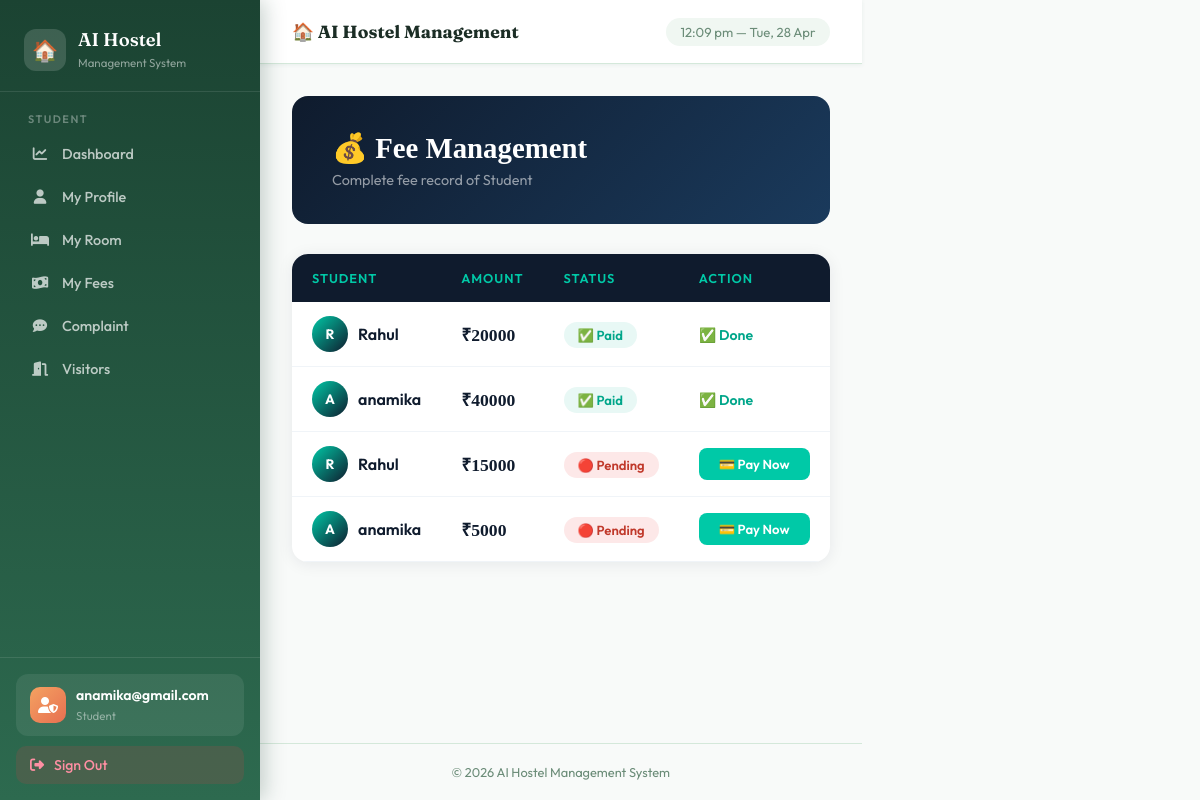
Screenshot of /fee/ (signed in) with the database file from the repository.
### hostel_app/models.py (models this page shows, shortened)
class Fee(models.Model):
    student = models.ForeignKey(Student, on_delete=models.CASCADE)
    amount = models.IntegerField()
    status = models.CharField(max_length=10, default="Pending")
    due_date = models.DateField(null=True, blank=True)

class Student(models.Model):
    user = models.OneToOneField(User, on_delete=models.CASCADE, null=True, blank=True)
    name = models.CharField(max_length=100)
    email = models.EmailField(unique=True)
    phone = models.CharField(max_length=15)
    course = models.CharField(max_length=100)
    room_number = models.IntegerField(null=True, blank=True)

### hostel_app/views.py (the view)
# urls.py: path('fee/', views.fee, name='fee'),
@login_required(login_url='login')
def fee(request):
    students = Student.objects.all()
    if request.method == "POST":
        student_id = request.POST.get("student")
        amount = request.POST.get("amount")
        Fee.objects.create(student_id=student_id, amount=amount, status="Pending")
        return redirect('fee')
    fees = Fee.objects.all()
    return render(request, 'hostel_app/fee.html', {'students': students, 'fees': fees})

### hostel_app/templates/hostel_app/fee.html (shortened to what this page needs)
{% extends 'hostel_app/base.html' %}
{% block content %}
<div style="
    background: linear-gradient(135deg, #0f1b2d 0%, #1a3a5c 100%);
    border-radius: 16px;
    padding: 35px 40px;
    margin-bottom: 30px;
    display: flex;
    align-items: center;
    justify-content: space-between;
">
    <div>
        <h2 style="font-family:'Playfair Display',serif; color:white; font-size:1.8rem; margin-bottom:6px;">💰 Fee Management</h2>
        <p style="color:rgba(255,255,255,0.55); font-size:0.9rem;">Complete fee record of Student</p>
    </div>
</div>
<div style="
    background: white;
    border-radius: 16px;
    overflow: hidden;
    box-shadow: 0 2px 16px rgba(15,27,45,0.08);
">
    <table style="width:100%; border-collapse:collapse;">
        <thead>
            <tr style="background: #0f1b2d;">
                <th style="padding:16px 20px; text-align:left; color:#00c9a7; font-size:0.8rem; text-transform:uppercase; letter-spacing:1px; font-weight:600;">Student</th>
                <th style="padding:16px 20px; text-align:left; color:#00c9a7; font-size:0.8rem; text-transform:uppercase; letter-spacing:1px; font-weight:600;">Amount</th>
                <th style="padding:16px 20px; text-align:left; color:#00c9a7; font-size:0.8rem; text-transform:uppercase; letter-spacing:1px; font-weight:600;">Status</th>
                <th style="padding:16px 20px; text-align:left; color:#00c9a7; font-size:0.8rem; text-transform:uppercase; letter-spacing:1px; font-weight:600;">Action</th>
            </tr>
        </thead>
        <tbody>
            {% for f in fees %}
            <tr style="border-bottom:1px solid #f0f4f8;"
                onmouseover="this.style.background='#f8fbff'"
                onmouseout="this.style.background='white'">
                <td style="padding:14px 20px;">
                    <div style="display:flex; align-items:center; gap:10px;">
                        <div style="
                            width:36px; height:36px;
                            background: linear-gradient(135deg, #00c9a7, #0f1b2d);
                            border-radius:50%;
                            display:flex; align-items:center; justify-content:center;
                            color:white; font-weight:700; font-size:0.85rem;
                        ">
                            {{ f.student.name|slice:":1"|upper }}
                        </div>
                        <span style="font-weight:600; color:#0f1b2d;">{{ f.student.name }}</span>
                    </div>
                </td>
                <td style="padding:14px 20px;">
                    <span style="font-family:'Playfair Display',serif; font-size:1.1rem; color:#0f1b2d; font-weight:700;">
                        ₹{{ f.amount }}
                    </span>
                </td>
                <td style="padding:14px 20px;">
                    {% if f.status == "Pending" %}
                        <span style="background:#fde8e8; color:#c0392b; padding:5px 14px; border-radius:20px; font-size:0.82rem; font-weight:600;">
                            🔴 Pending
                        </span>
                    {% else %}
                        <span style="background:#e8f8f5; color:#00a68a; padding:5px 14px; border-radius:20px; font-size:0.82rem; font-weight:600;">
                            ✅ Paid
                        </span>
                    {% endif %}
                </td>
                <td style="padding:14px 20px;">
                    {% if f.status == "Pending" %}
                        <a href="/pay_fee/{{ f.id }}/" style="
                            display:inline-block;
                            padding:8px 20px;
                            background: #00c9a7;
                            color: white;
                            text-decoration: none;
                            border-radius: 8px;
                            font-size: 0.82rem;
                            font-weight: 600;
                            transition: background 0.2s;
                        "
                        onmouseover="this.style.background='#00a68a'"
                        onmouseout="this.style.background='#00c9a7'">
                            💳 Pay Now
                        </a>
                    {% else %}
                        <span style="color:#00a68a; font-weight:600; font-size:0.88rem;">✅ Done</span>
                    {% endif %}
                </td>
            </tr>
            {% endfor %}
        </tbody>
    </table>
</div>
{% endblock %}

### hostel_app/templates/hostel_app/base.html (shortened to what this page needs)
<!DOCTYPE html>
<html lang="en">
<head>
<link href="https://cdnjs.cloudflare.com/ajax/libs/font-awesome/6.5.0/css/all.min.css" rel="stylesheet">
</head>
<body>
<div style="display:flex;">
<aside class="sidebar">
<div class="sidebar-brand">
<div class="logo">
<div class="logo-icon">🏠</div>
<div>
<h2>AI Hostel</h2>
<span>Management System</span>
</div>
</div>
</div>
<nav class="sidebar-nav">
{% if request.user.is_staff %}
<div class="nav-section">
<div class="nav-section-title">Main</div>
<a href="/"><i class="fas fa-house"></i> Home</a>
<a href="/dashboard/"><i class="fas fa-chart-line"></i> Dashboard</a>
</div>
<div class="nav-section">
<div class="nav-section-title">Management</div>
<a href="/add-student/"><i class="fas fa-user-plus"></i> Add Student</a>
<a href="/students/"><i class="fas fa-users"></i> Students</a>
<a href="/rooms/"><i class="fas fa-bed"></i> Rooms</a>
<a href="/fees/"><i class="fas fa-money-bill-wave"></i> Fees</a>
</div>
<div class="nav-section">
<div class="nav-section-title">Support</div>
<a href="/complaint/"><i class="fas fa-comment-dots"></i> Complaints</a>
<a href="/visitor/"><i class="fas fa-door-open"></i> Visitors</a>
</div>
{% else %}
<div class="nav-section">
<div class="nav-section-title">Student</div>
<a href="{% url 'student_dashboard' %}">
<i class="fas fa-chart-line"></i> Dashboard
</a>
<a href="{% url 'student_profile' %}">
<i class="fas fa-user"></i> My Profile
</a>
<a href="{% url 'my_room' %}">
<i class="fas fa-bed"></i> My Room
</a>
<a href="{% url 'my_fees' %}">
<i class="fas fa-money-bill-wave"></i> My Fees
</a>
<a href="{% url 'student_complaint' %}">
<i class="fas fa-comment-dots"></i> Complaint
</a>
<a href="{% url 'visitor_request' %}">
<i class="fas fa-door-open"></i> Visitors
</a>
</div>
{% endif %}
</nav>
<div class="sidebar-bottom">
<div class="admin-badge">
<div class="admin-avatar">
<i class="fas fa-user-shield"></i>
</div>
<div class="admin-info">
<h4>{{ request.user.username|default:"User" }}</h4>
<span>
{% if request.user.is_staff %}
Administrator
{% else %}
Student
{% endif %}
</span>
</div>
</div>
<a href="{% url 'logout' %}" class="logout-btn">
<i class="fas fa-sign-out-alt"></i>
Sign Out
</a>
</div>
</aside>
<div class="main-content">
<div class="topbar">
<h3>🏠 AI Hostel Management</h3>
<div class="topbar-time" id="topbar-time"></div>
</div>
<div class="page-content">
{% block content %}{% endblock %}
</div>
<div class="footer">
© 2026 AI Hostel Management System
</div>
</div>
</div>
</body>
</html>

### hostel_app/templates/hostel_app/base.html (style rules this page uses)
:root { --primary:#2d6a4f; --primary-light:#52b788; --primary-pale:#d8f3dc; --accent:#f4a261; --accent-dark:#e76f51; --bg:#f8faf9; --surface:#ffffff; --surface2:#f0f7f2; --text:#1b2d25; --text-muted:#6b8c78; --border:#d4e8da; --danger:#e63946; --shadow-sm:0 1px 4px rgba(45,106,79,0.08); --radius:14px; --radius-sm:8px; }
* { margin:0;padding:0;box-sizing:border-box; }
body { font-family:'Outfit',sans-serif; background:var(--bg); min-height:100vh; color:var(--text); }
.sidebar { width:260px; background:linear-gradient(180deg,#1b4332 0%,#2d6a4f 100%); min-height:100vh; position:fixed; left:0; top:0; z-index:100; display:flex; flex-direction:column; box-shadow:4px 0 20px rgba(27,67,50,0.25); }
.sidebar-brand { padding:28px 24px 20px; border-bottom:1px solid rgba(255,255,255,0.1); }
.logo { display:flex; align-items:center; gap:12px; }
.logo-icon { width:42px; height:42px; background:rgba(255,255,255,0.15); border-radius:12px; display:flex; align-items:center; justify-content:center; font-size:1.3rem; }
.sidebar-brand h2 { font-family:'Fraunces',serif; color:white; font-size:1.15rem; font-weight:600; }
.sidebar-brand span { font-size:0.72rem; color:rgba(255,255,255,0.5); }
.sidebar-nav { flex:1; padding:20px 16px; overflow-y:auto; }
.nav-section { margin-bottom:24px; }
.nav-section-title { font-size:0.68rem; text-transform:uppercase; letter-spacing:1.5px; color:rgba(255,255,255,0.35); font-weight:600; padding:0 12px; margin-bottom:8px; }
.sidebar-nav a { display:flex; align-items:center; gap:12px; padding:11px 14px; color:rgba(255,255,255,0.7); text-decoration:none; border-radius:10px; font-size:0.9rem; font-weight:500; transition:all 0.2s; margin-bottom:3px; }
.sidebar-nav a i { width:20px; text-align:center; font-size:0.9rem; }
.sidebar-bottom { padding:16px; border-top:1px solid rgba(255,255,255,0.1); }
.admin-badge { display:flex; align-items:center; gap:10px; padding:12px 14px; background:rgba(255,255,255,0.08); border-radius:12px; margin-bottom:10px; }
.admin-avatar { width:36px; height:36px; background:linear-gradient(135deg,var(--accent),var(--accent-dark)); border-radius:10px; display:flex; align-items:center; justify-content:center; color:white; font-size:1rem; }
.admin-info h4 { color:white; font-size:0.88rem; font-weight:600; }
.admin-info span { color:rgba(255,255,255,0.45); font-size:0.72rem; }
.logout-btn { display:flex; align-items:center; gap:10px; width:100%; padding:10px 14px; background:rgba(230,57,70,0.15); color:#ff8fa3; border:none; border-radius:10px; font-family:'Outfit',sans-serif; font-size:0.88rem; font-weight:500; cursor:pointer; text-decoration:none; transition:background 0.2s; }
.main-content { margin-left:260px; min-height:100vh; display:flex; flex-direction:column; }
.topbar { background:white; padding:0 32px; height:64px; display:flex; align-items:center; justify-content:space-between; border-bottom:1px solid var(--border); box-shadow:var(--shadow-sm); position:sticky; top:0; z-index:50; }
.topbar h3 { font-family:'Fraunces',serif; font-size:1.1rem; color:var(--text); }
.topbar-time { font-size:0.82rem; color:var(--text-muted); background:var(--surface2); padding:6px 14px; border-radius:20px; }
.page-content { padding:32px; flex:1; }
.footer { text-align:center; padding:20px; color:var(--text-muted); font-size:0.8rem; border-top:1px solid var(--border); }

### rows the page displays
Fee: student.name "R", student.name "Rahul", amount "20000", status "✅ Paid"
Fee: student.name "A", student.name "anamika", amount "40000", status "✅ Paid"
Fee: student.name "R", student.name "Rahul", amount "15000", status "🔴 Pending"
Fee: student.name "A", student.name "anamika", amount "5000", status "🔴 Pending"

### other values shown
{{ request.user.username|default:"User" }} "anamika@gmail.com"
